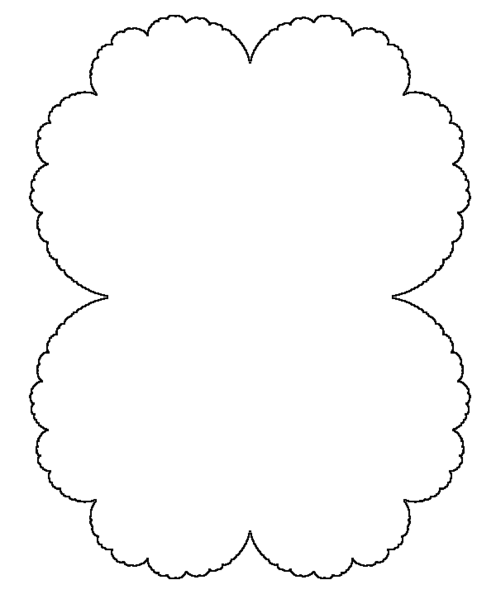
#> input picture 2D Fractal Analysis/Julia_z2+0,25.png, 496 x 599 px
$ python 'Measuring Fractal Geometry.py'
#> lines starting #> are read from the running program, lines starting #| are printed output that depends on the picture; after the words box and inside, x2 and y2 are one past the last pixel; in counts of white or black regions, pixels touching at a corner belong together; long printed decimals are rounded
#> further down, ColourImg is the input picture: shape (599, 496, 3); mean B, G, R 250.8, 250.8, 250.8
import numpy as np
import cv2
import matplotlib.pyplot as plt
import math


def DrawAGraph(BoxSize, Count):
    plt.scatter(BoxSize, Count)
    plt.xlabel('Log(Box Size)')
    plt.ylabel('Log(Count)')
    plt.show()


def DrawLines(Image, sizes):
    for size in sizes:
        cv2.line(Image, (0, size), (Image.shape[1], size), (0, 255, 255), thickness=1)
        cv2.line(Image, (size, 0), (size, Image.shape[0]), (0, 255, 255), thickness=1)

    cv2.imshow('Colour Image', Image)
    cv2.waitKey(0)


def BoxCount(BinaryImage, boxsize):
    # Create the locations at where the splits will occur, from 0 and every increment upto the height/width of the image
    XArray = np.arange(0, BinaryImage.shape[0], boxsize)
    YArray = np.arange(0, BinaryImage.shape[1], boxsize)

    # Reduce function sums up all the parts of an array in question.
    # These two functions here essentially splits the image into the defined boxes and counts how many pixels are 1 in each box
    XReduceAt = np.add.reduceat(BinaryImage, XArray, axis=0)
    XYReduceAt = np.add.reduceat(XReduceAt, YArray, axis=1)

    # Return two arrays that contain the index of all the boxes that are not zero and also no full.
    # Full is defined as having as many black pixels as there are pixels in a box
    # If a box is zero then it means it contains no black pixels, if a box == the boxsize*boxsize, then it means
    #  that every pixel in that box is 1, so ignores it.
    # Both these functions return the same value.
    Where = np.where((XYReduceAt > 0) & (XYReduceAt < boxsize*boxsize))
    Where = np.asarray((XYReduceAt > 0) & (XYReduceAt < boxsize*boxsize)).nonzero()

    # The Arrays returned are in the format [a, b, c, d, e, f...], [m, n, l, o, p, q...] where a box cordinate is given by [a, m], or [c, l]
    # Therefore the amount of boxes that are both no-zero and also not full equals the amount of boxes to count.
    # So we take the first array (can also take the second it doesnt matter which) and take the length of it.
    count = len(Where[0])
    return count


def CalculateBoxSpaces(BinaryImage, Automatic, AddCustomRange, ManualMin, ManualMax, CustomSizes, CustomSizesList):

    # Returns the minimal dimension of image minimum value of shape(x,y)
    MinimumDimension = min(BinaryImage.shape)
    print('Image Shape', BinaryImage.shape)
    print('Minimum Dimension', MinimumDimension)

    # Choose automatic if you want the program to choose spacing based on max and min image size
    if Automatic:
        # Greatest power of 2 less than or equal to MinimumDimension of the image
        n = int(np.floor(np.log(MinimumDimension)/np.log(2)))
        print('Calculated n', n)
        n = n + 1 #append one more
        print('Assigned n', n)

        # Build successive box sizes (from 2**n down to 2**1)
        sizes = 2**np.arange(n, 1, -1)
        sizes = np.append(sizes, 2) #append 2

        # Decide wether to add a custom range of numbers
        if AddCustomRange:
            centrePoints = np.arange(ManualMin, ManualMax)
            sizes = np.append(sizes, centrePoints)

    # If not choosing automatic then choose own range.
    if AddCustomRange:
        sizes = []
        centrePoints = np.arange(ManualMin, ManualMax)
        for i in centrePoints:
            sizes.append(i)

    if CustomSizes:
        sizes = CustomSizesList


    print('Box Sizes', sizes)
    return sizes


def FractalDimension(GreyImage, threshold, ColourImage, Automatic, AddCustomRange, ManualMin, ManualMax, CustomSizes, CustomSizesList):
    # Checks if the image being imported is a 2D image, if it is it will have shape (x, y)
    # Assertion check returns an assertionError if false, else it returns true and allows the code to run.
#> called with threshold = 150, Automatic = False, AddCustomRange = False, ManualMin = 8, ManualMax = 512, CustomSizes = True
    assert(len(GreyImage.shape) == 2)

    # Transform the GreyImage into a binary True/False Image
    # If the value is below a threshold value then the pixel value becomes true, else become false
    BinaryImage = (GreyImage < threshold)
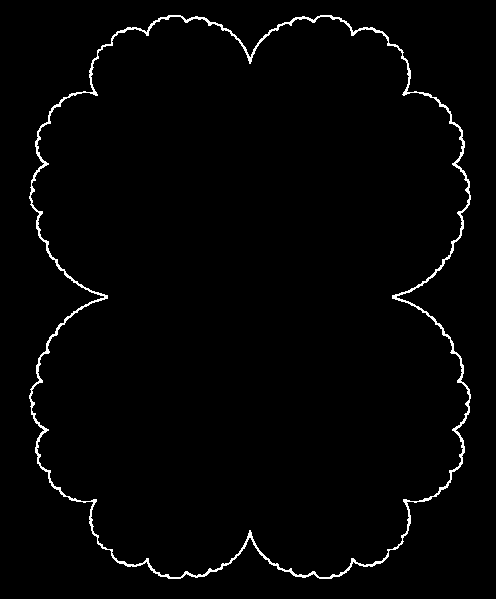
#> BinaryImage: shape (599, 496) bool; 1.8% white in thin lines or dots, all inside (x1, y1, x2, y2) = (29, 15, 471, 579)

    # Calculate Box Spacings
    sizes = CalculateBoxSpaces(BinaryImage, Automatic, AddCustomRange, ManualMin, ManualMax, CustomSizes, CustomSizesList)
#| Image Shape (599, 496)
#| Minimum Dimension 496
#> sizes = [400, 200, 100, 50, 25, 10]

    #Draw Lines On Image
    DrawLines(ColourImage, sizes)
#> the loop in DrawLines, `for size in sizes:` made 6 passes
#> size on passes 1 to 6: 400, 200, 100, 50, 25, 10
#> after the loop in DrawLines, `for size in sizes:`:
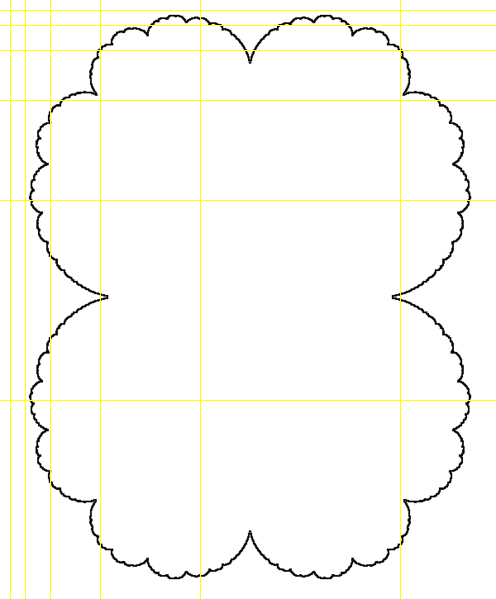
#> Image: shape (599, 496, 3); mean B, G, R 245.2, 250.8, 250.8

    # Actual box counting with decreasing size
    counts = []
    for size in sizes:
        count = BoxCount(BinaryImage, size)
        counts.append(count)
        print('size', size, 'Count', count)
#> this loop made 6 passes
#| size 400 Count 4
#| size 200 Count 9
#| size 100 Count 22
#| size 50 Count 54
#| size 25 Count 108
#| size 10 Count 297
#> after the loop, counts = [4, 9, 22, 54, 108, 297]

    # Plot
    DrawAGraph(np.log(sizes),np.log(counts))
#> in DrawAGraph, `plt.show()`:
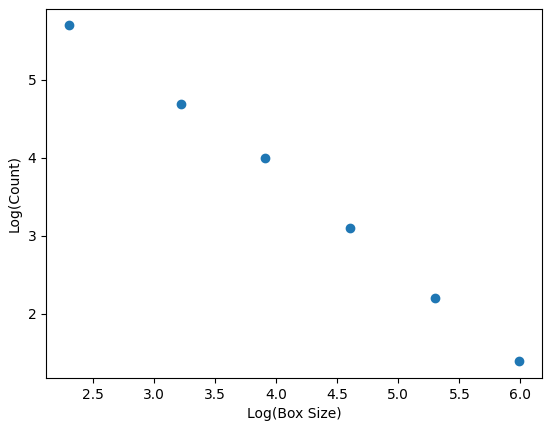
#> figure drawn by matplotlib, 1 panel

    # Fit the successive log(sizes) with log (counts)
    coeffs = np.polyfit(np.log(sizes), np.log(counts), 1)
#> coeffs = [-1.18, 8.47]
    return -coeffs[0]


ImageLocation = "Julia_z2+0,25.png"
print(ImageLocation)
ColourImg = cv2.imread(ImageLocation)
GrayImg = cv2.imread(ImageLocation, 0)
cv2.imshow('Original Image', GrayImg)
cv2.waitKey(0)
FD = FractalDimension(GrayImg, threshold=150, ColourImage=ColourImg,
                      Automatic=False,
                      AddCustomRange=False, ManualMin=8, ManualMax=512,
                      CustomSizes=True, CustomSizesList=[400, 200, 100, 50, 25, 10])
#> FD = 1.18
print("Minkowski–Bouligand dimension (computed): ", FD)
#| Minkowski–Bouligand dimension (computed):  1.176

$ run again, with 2D Fractal Analysis/line-koch-3.png copied over 2D Fractal Analysis/Julia_z2+0,25.png
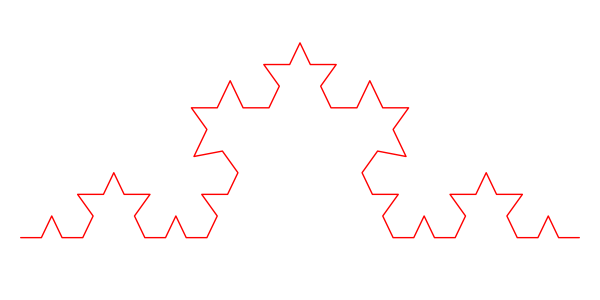
#> input picture 2D Fractal Analysis/line-koch-3.png, 600 x 300 px
#> ColourImg is the input picture: shape (300, 600, 3); mean B, G, R 251.8, 251.8, 255
#> in FractalDimension, `BinaryImage = (GreyImage < threshold)`:
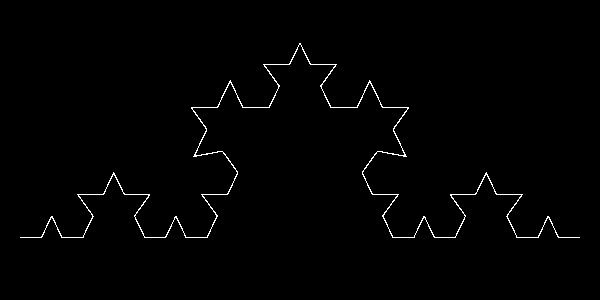
#> BinaryImage: shape (300, 600) bool; 1% white in thin lines or dots, all inside (x1, y1, x2, y2) = (20, 43, 580, 238)
#| Image Shape (300, 600)
#| Minimum Dimension 300
#> sizes = [400, 200, 100, 50, 25, 10]
#> the loop in DrawLines, `for size in sizes:` made 6 passes
#> size on passes 1 to 6: 400, 200, 100, 50, 25, 10
#> the loop in FractalDimension, `for size in sizes:` made 6 passes
#> (printed output is left out)
#> after the loop in FractalDimension, `for size in sizes:`: counts = [2, 6, 14, 30, 74, 176]
#> in DrawAGraph, `plt.show()`:
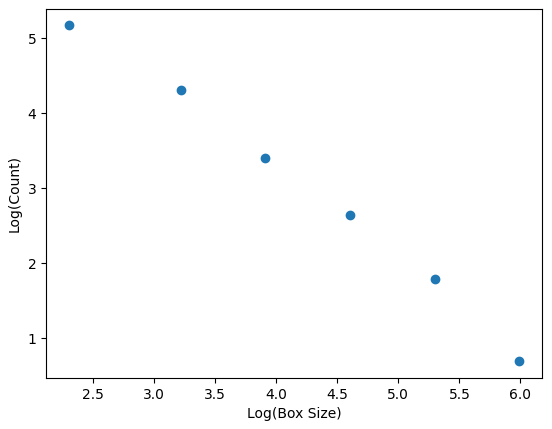
#> figure drawn by matplotlib, 1 panel
#> coeffs = [-1.21, 8.09]
#> FD = 1.21
#| Minkowski–Bouligand dimension (computed):  1.206

$ run again, with 2D Fractal Analysis/kochprog440.jpg saved as 2D Fractal Analysis/Julia_z2+0,25.png
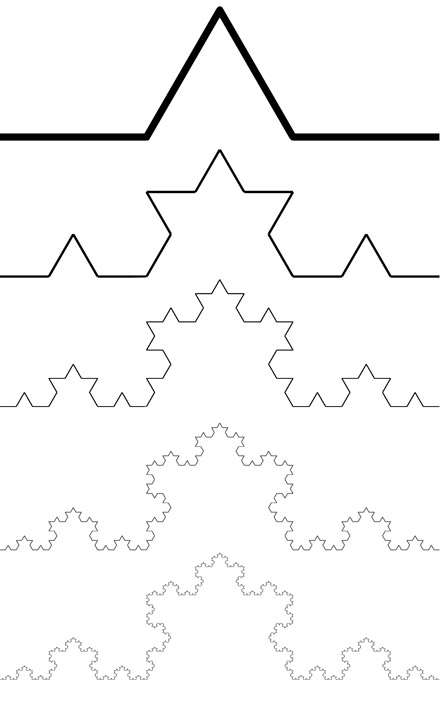
#> input picture 2D Fractal Analysis/kochprog440.jpg, 440 x 709 px
#> ColourImg is the input picture: shape (709, 440, 3); min 0, max 255, mean 248
#> in FractalDimension, `BinaryImage = (GreyImage < threshold)`:
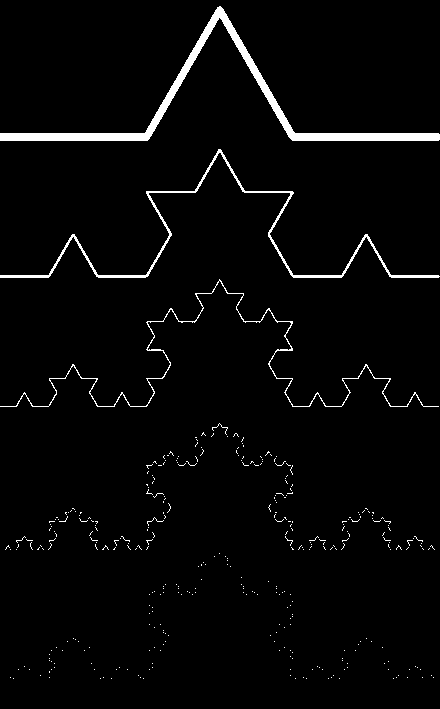
#> BinaryImage: shape (709, 440) bool; 2.8% white; 354 white regions (349 under 20 px), largest, box (x1, y1, x2, y2) and area: (0, 6, 440, 141) 4490, (0, 149, 440, 278) 1963, (0, 279, 439, 407) 1209, (212, 423, 228, 435) 28, (147, 517, 164, 526) 23
#| Image Shape (709, 440)
#| Minimum Dimension 440
#> sizes = [400, 200, 100, 50, 25, 10]
#> the loop in DrawLines, `for size in sizes:` made 6 passes
#> size on passes 1 to 6: 400, 200, 100, 50, 25, 10
#> the loop in FractalDimension, `for size in sizes:` made 6 passes
#> (printed output is left out)
#> after the loop in FractalDimension, `for size in sizes:`: counts = [4, 12, 32, 81, 199, 553]
#> in DrawAGraph, `plt.show()`:
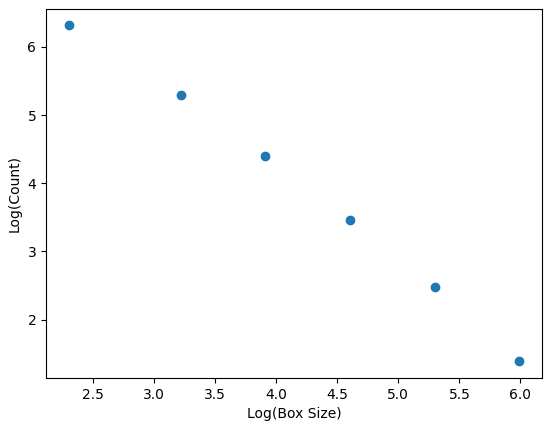
#> figure drawn by matplotlib, 1 panel
#> coeffs = [-1.34, 9.53]
#> FD = 1.34
#| Minkowski–Bouligand dimension (computed):  1.336
